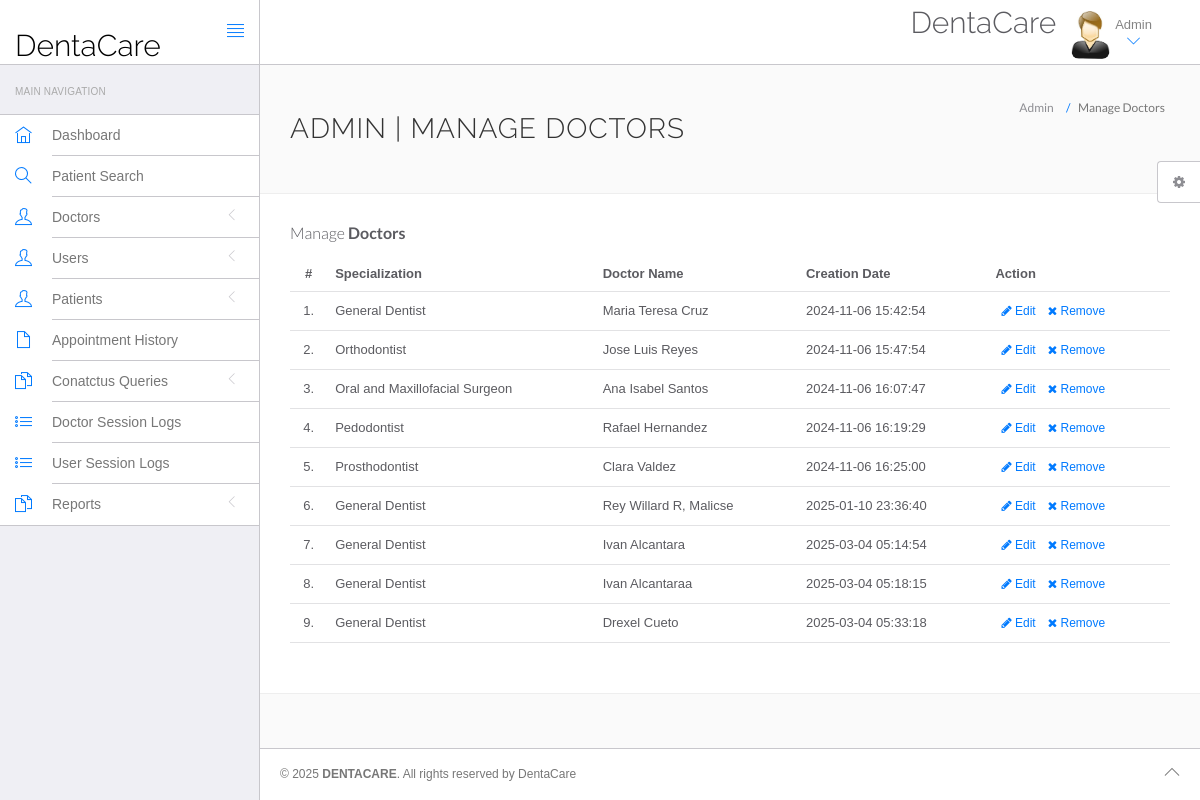
The page /hms/admin/manage-doctors.php (signed in) on the database its author committed.
### tables this page shows
CREATE TABLE `doctors` (
  `id` int(11) NOT NULL,
  `specilization` varchar(255) DEFAULT NULL,
  `doctorName` varchar(255) DEFAULT NULL,
  `address` longtext DEFAULT NULL,
  `docFees` varchar(255) DEFAULT NULL,
  `contactno` varchar(11) DEFAULT NULL,
  `docEmail` varchar(255) DEFAULT NULL,
  `password` varchar(255) DEFAULT NULL,
  `creationDate` timestamp NULL DEFAULT current_timestamp(),
  `updationDate` timestamp NULL DEFAULT NULL ON UPDATE current_timestamp(),
  `role` enum('doctor') NOT NULL DEFAULT 'doctor'
);

### hms/admin/manage-doctors.php (the view, shortened to what this page needs)
<?php
include('include/config.php');
function sanitize_input($data) {
    return htmlspecialchars(stripslashes(trim($data)));
}
try {
?>
<!DOCTYPE html>
<html lang="en">
<head>
    <link rel="stylesheet" href="vendor/bootstrap/css/bootstrap.min.css">
    <link rel="stylesheet" href="vendor/fontawesome/css/font-awesome.min.css">
    <link rel="stylesheet" href="vendor/themify-icons/themify-icons.min.css">
    <link href="vendor/animate.css/animate.min.css" rel="stylesheet" media="screen">
    <link href="vendor/perfect-scrollbar/perfect-scrollbar.min.css" rel="stylesheet" media="screen">
    <link href="vendor/switchery/switchery.min.css" rel="stylesheet" media="screen">
    <link href="vendor/bootstrap-touchspin/jquery.bootstrap-touchspin.min.css" rel="stylesheet" media="screen">
    <link href="vendor/select2/select2.min.css" rel="stylesheet" media="screen">
    <link href="vendor/bootstrap-datepicker/bootstrap-datepicker3.standalone.min.css" rel="stylesheet" media="screen">
    <link href="vendor/bootstrap-timepicker/bootstrap-timepicker.min.css" rel="stylesheet" media="screen">
    <link rel="stylesheet" href="assets/css/styles.css">
    <link rel="stylesheet" href="assets/css/plugins.css">
    <link rel="stylesheet" href="assets/css/themes/theme-1.css" id="skin_color" />
    <link rel="stylesheet" href="https://cdn.jsdelivr.net/npm/sweetalert2@11/dist/sweetalert2.min.css">
</head>
<body>
    <div id="app">
        <?php include('include/sidebar.php'); ?>
        <div class="app-content">
            <?php include('include/header.php'); ?>
            <div class="main-content">
                <div class="wrap-content container" id="container">
                    <section id="page-title">
                        <div class="row">
                            <div class="col-sm-8">
                                <h1 class="mainTitle">Admin | Manage Doctors</h1>
                            </div>
                            <ol class="breadcrumb">
                                <li><span>Admin</span></li>
                                <li class="active"><span>Manage Doctors</span></li>
                            </ol>
                        </div>
                    </section>
                    <div class="container-fluid container-fullw bg-white">
                        <div class="row">
                            <div class="col-md-12">
                                <h5 class="over-title margin-bottom-15">Manage <span class="text-bold">Doctors</span></h5>
                                <table class="table table-hover" id="sample-table-1">
                                    <thead>
                                        <tr>
                                            <th class="center">#</th>
                                            <th>Specialization</th>
                                            <th class="hidden-xs">Doctor Name</th>
                                            <th>Creation Date</th>
                                            <th>Action</th>
                                        </tr>
                                    </thead>
                                    <tbody>
                                        <?php
                                        $sql = mysqli_query($con, "SELECT * FROM doctors");
                                        $cnt = 1;
                                        while ($row = mysqli_fetch_array($sql)) {
                                        ?>
                                        <tr>
                                            <td class="center"><?php echo $cnt; ?>.</td>
                                            <td class="hidden-xs"><?php echo sanitize_input($row['specilization']); ?></td>
                                            <td><?php echo sanitize_input($row['doctorName']); ?></td>
                                            <td><?php echo sanitize_input($row['creationDate']); ?></td>
                                            <td>
                                                <div class="btn-group">
                                                    <a href="edit-doctor.php?id=<?php echo sanitize_input($row['id']); ?>" class="btn btn-transparent btn-xs" tooltip-placement="top" tooltip="Edit">
                                                        <i class="fa fa-pencil"></i> Edit
                                                    </a>
                                                    <a href="javascript:void(0);" onClick="confirmDelete(<?php echo sanitize_input($row['id']); ?>)" class="btn btn-transparent btn-xs tooltips" tooltip-placement="top" tooltip="Remove">
                                                        <i class="fa fa-times fa fa-white"></i> Remove
                                                    </a>
                                                </div>
                                            </td>
                                        </tr>
                                        <?php
                                            $cnt++;
                                        }
                                        ?>
                                    </tbody>
                                </table>
                            </div>
                        </div>
                    </div>
                </div>
            </div>
        </div>
        <?php include('include/footer.php'); ?>
        <?php include('include/setting.php'); ?>
    </div>
</body>
</html>
<?php
} catch (Exception $e) {
    error_log($e->getMessage());
    header("Location: error.php");
    exit();
}
?>

### hms/admin/assets/css/themes/theme-1.css (style rules this page uses)
body { background: #FAFAFA; }

### rows shown on the page
doctors: specilization "General Dentist", doctorName "Maria Teresa Cruz", creationDate "2024-11-06 15:42:54"
doctors: specilization "Orthodontist", doctorName "Jose Luis Reyes", creationDate "2024-11-06 15:47:54"
doctors: specilization "Oral and Maxillofacial Surgeon", doctorName "Ana Isabel Santos", creationDate "2024-11-06 16:07:47"
doctors: specilization "Pedodontist", doctorName "Rafael Hernandez", creationDate "2024-11-06 16:19:29"
doctors: specilization "Prosthodontist", doctorName "Clara Valdez", creationDate "2024-11-06 16:25:00"
doctors: specilization "General Dentist", doctorName "Rey Willard R, Malicse", creationDate "2025-01-10 23:36:40"
doctors: specilization "General Dentist", doctorName "Ivan Alcantara", creationDate "2025-03-04 05:14:54"
doctors: specilization "General Dentist", doctorName "Ivan Alcantaraa", creationDate "2025-03-04 05:18:15"
doctors: specilization "General Dentist", doctorName "Drexel Cueto", creationDate "2025-03-04 05:33:18"
